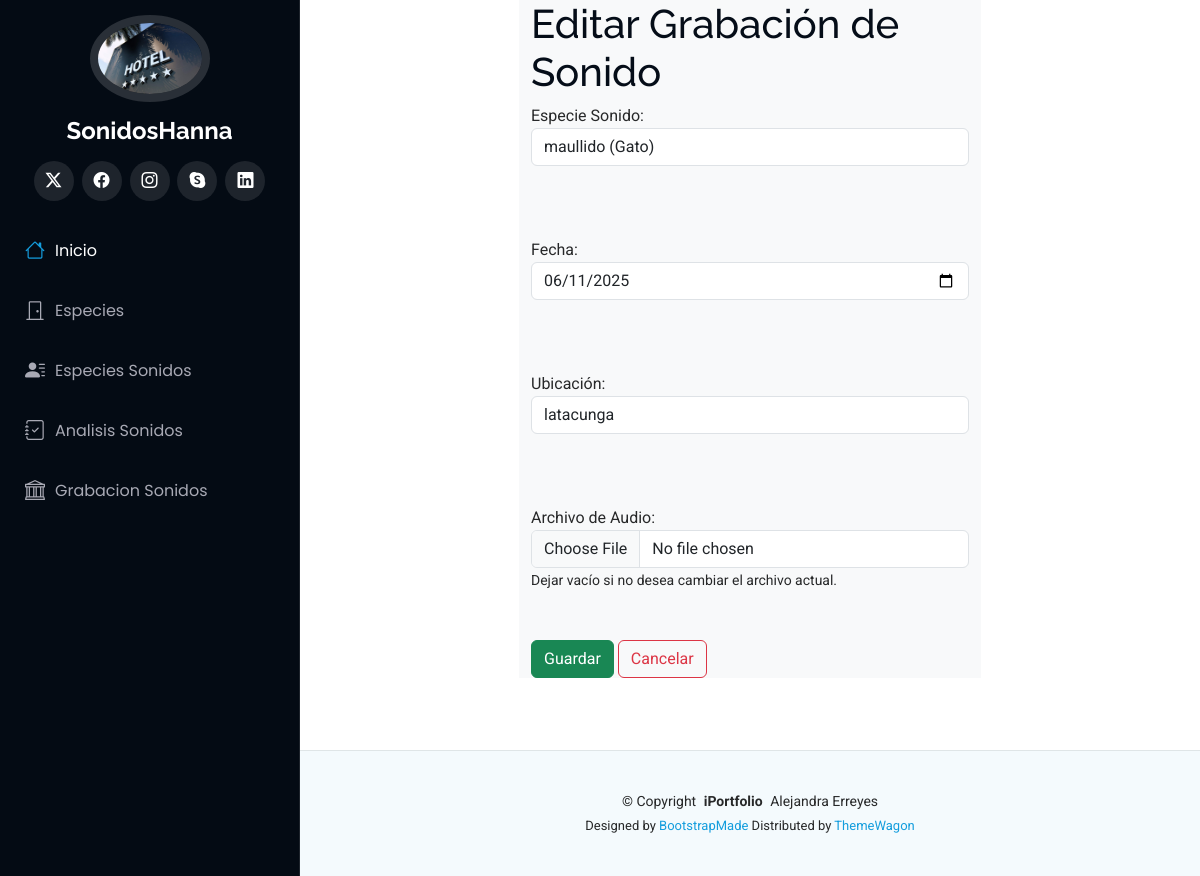
/grabacionsonido/editarGrabacionSonido/1, run on the app's committed database.
### Aplicaciones/GrabacionSonidos/models.py (models this page shows, shortened)
class GrabacionSonido(models.Model):
    id = models.AutoField(primary_key=True)
    especie_sonido = models.ForeignKey(EspecieSonido, on_delete=models.CASCADE)
    fecha = models.DateField()
    ubicacion = models.CharField(max_length=100)
    archivo_audio = models.FileField(upload_to='audios/', null=True, blank=True)

### Aplicaciones/EspeciesSonidos/models.py (models this page shows, shortened)
class EspecieSonido(models.Model):
    id = models.AutoField(primary_key=True)
    especie = models.ForeignKey(Especie, on_delete=models.CASCADE)
    tipo_sonido = models.CharField(max_length=100)
    descripcion = models.TextField()
    pdf_estudio = models.FileField(upload_to='pdf_estudios/', null=True, blank=True)

### Aplicaciones/GrabacionSonidos/views.py (the view)
# urls.py: path('editarGrabacionSonido/<id>', views.editarGrabacionSonido),
def editarGrabacionSonido(request, id):
    grabacion = GrabacionSonido.objects.get(id=id)
    especies_sonido = EspecieSonido.objects.all()
    return render(request, "editarGrabacionSonido.html", {
        'grabacion': grabacion,
        'especies_sonido': especies_sonido
    })

### Aplicaciones/GrabacionSonidos/templates/editarGrabacionSonido.html (shortened to what this page needs)
{% extends './plantilla.html' %}
{% block contenido %}
<div class="row">
    <div class="col-md-3">
    </div>
    <div class="col-md-6 bg-light">
        <h1>Editar Grabación de Sonido</h1>
        <form action="/grabacionsonido/procesarEdicionGrabacionSonido/{{ grabacion.id }}" id="frm_editar_grabacion" method="post" enctype="multipart/form-data">
            <label for="especie_sonido">Especie Sonido:</label>
            <select class="form-control" name="especie_sonido" id="especie_sonido">
                {% for especie_sonido in especies_sonido %}
                    <option value="{{ especie_sonido.id }}" {% if especie_sonido.id == grabacion.especie_sonido.id %}selected{% endif %}>
                        {{ especie_sonido.tipo_sonido }} ({{ especie_sonido.especie.nombre }})
                    </option>
                {% endfor %}
            </select>
            <br><br><br>
            <label for="fecha">Fecha:</label>
            <input class="form-control" type="date" name="fecha" id="fecha" value="{{ grabacion.fecha|date:'Y-m-d' }}">
            <br><br><br>
            <label for="ubicacion">Ubicación:</label>
            <input class="form-control" type="text" name="ubicacion" id="ubicacion" value="{{ grabacion.ubicacion }}">
            <br><br><br>
            <label for="archivo_audio">Archivo de Audio:</label>
            <input class="form-control" type="file" name="archivo_audio" id="archivo_audio" accept="audio/*">
            <small>Dejar vacío si no desea cambiar el archivo actual.</small>
            <br><br><br>
            <button type="submit" class="btn btn-success">Guardar</button>
            <a class="btn btn-outline-danger" href="/grabacionsonido">Cancelar</a>
        </form>
    </div>
    <div class="col-md-3">
    </div>
</div><br><br><br>
{% endblock %}

### SonidosAE/static/plantilla/Portafolio/assets/css/main.css (style rules this page uses)
:root { --default-font: "Roboto", system-ui, -apple-system, "Segoe UI", Roboto, "Helvetica Neue", Arial, "Noto Sans", "Liberation Sans", sans-serif, "Apple Color Emoji", "Segoe UI Emoji", "Segoe UI Symbol", "Noto Color Emoji"; --heading-font: "Raleway", sans-serif; --nav-font: "Poppins", sans-serif; }
:root { --background-color: #ffffff; --default-color: #272829; --heading-color: #050d18; --accent-color: #149ddd; --surface-color: #ffffff; --contrast-color: #ffffff; }
:root { --nav-color: #a8a9b4; --nav-hover-color: #ffffff; --nav-mobile-background-color: #040b14; --nav-dropdown-background-color: #040b14; --nav-dropdown-color: #a8a9b4; --nav-dropdown-hover-color: #ffffff; }
:root { scroll-behavior: smooth; }
body { color: var(--default-color); background-color: var(--background-color); font-family: var(--default-font); }
a { color: var(--accent-color); text-decoration: none; transition: 0.3s; }
h1, h2, h3, h4, h5, h6 { color: var(--heading-color); font-family: var(--heading-font); }

### data on the page
GrabacionSonido: especie_sonido "maullido (Gato)", fecha "06/11/2025", ubicacion "latacunga"
